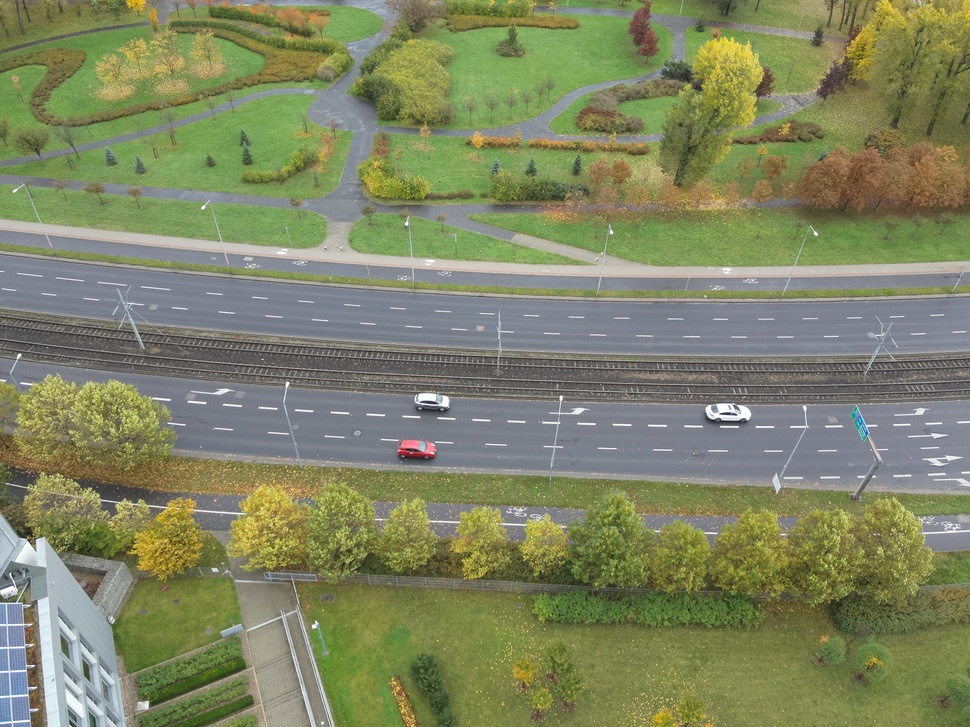
#> input picture DJI_20231031123737_0028_W.JPG, 970 x 727 px, shrunk from 2000 x 1500 before the run
$ jupyter execute project.ipynb   (older library calls are emulated)
#> lines starting #> are read from the running program, lines starting #| are printed output that depends on the picture; after the words box and inside, x2 and y2 are one past the last pixel; in counts of white or black regions, pixels touching at a corner belong together
# Project 1 - object removal

In this project we will try to remove moving objects from the series of images. Basically the task is to recognize regions of the images which are changing between the frames and replace them with static background. The final result should be one image containing only background elements.

## Imports

[cell 1]
import cv2
import numpy as np
import PIL
from PIL import Image

[cell 2]
def open(img):
    return cv2.dilate(cv2.erode(img, np.ones((4,4))), np.ones((4,4)))

def close(img, kernel_size):
    kernel = np.ones(kernel_size)
    return cv2.erode(cv2.dilate(img, kernel), kernel)

def dilate(img, kernel_size):
    kernel = np.ones(kernel_size)
    return cv2.dilate(img, kernel)

def erode(img, kernel_size):
    kernel = np.ones(kernel_size)
    return cv2.erode(img, kernel)

def proper_open(img):
    to_compare = close(open(close(img)))
    stack = np.stack((img, to_compare))
    return np.min(stack, axis=0)

def proper_close(img):
    to_compare = open(close(open(img)))
    stack = np.stack((img, to_compare))
    return np.max(stack, axis=0)

def automedian_filter(img):
    to_compare = proper_open(img)
    stack = np.stack((img, to_compare))
    return np.max(stack, axis=0)

[cell 3]
def imshow(img):
    img = img.clip(0, 255).astype("uint8")
    if img.ndim == 3:
        if img.shape[2] == 4:
            img = cv2.cvtColor(img, cv2.COLOR_BGRA2RGBA)
        else:
            img = cv2.cvtColor(img, cv2.COLOR_BGR2RGB)
    display(PIL.Image.fromarray(img))

The data we base our experiments on is a series of three images of street traffic here the task is obviously to remove the cars.

[cell 4]
img1 = cv2.imread('DJI_20231031123737_0028_W.JPG')
#> img1 is the input picture: shape (727, 970, 3); mean B, G, R 98.1, 133, 127.2
img2 = cv2.imread('DJI_20231031123813_0040_W.JPG')
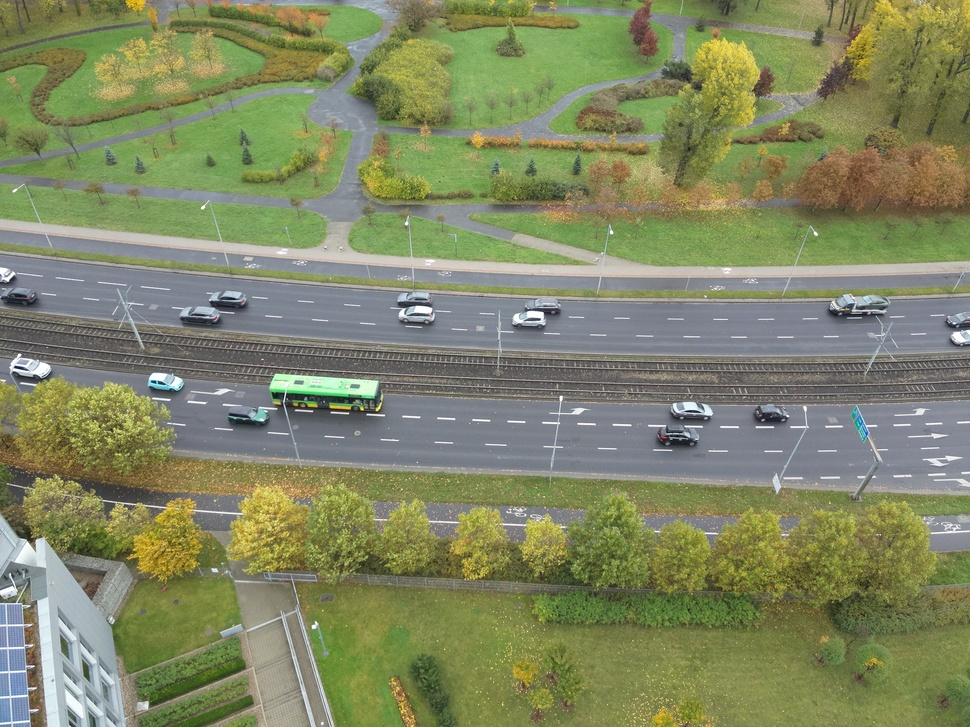
#> input picture DJI_20231031123813_0040_W.JPG, 970 x 727 px, shrunk from 2000 x 1500 before the run
#> img2 is the input picture: shape (727, 970, 3); mean B, G, R 99, 135.2, 128.7
img3 = cv2.imread('DJI_20231031123834_0047_W.JPG')
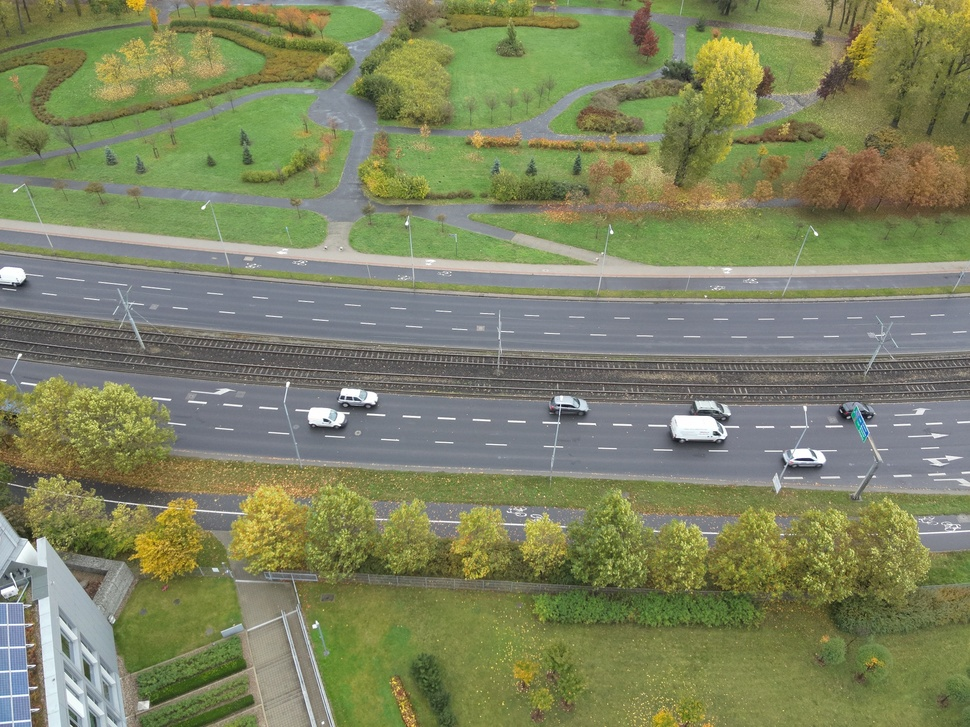
#> input picture DJI_20231031123834_0047_W.JPG, 970 x 727 px, shrunk from 2000 x 1500 before the run
#> img3 is the input picture: shape (727, 970, 3); mean B, G, R 97.3, 132.2, 126.3
print(img1.shape)
#| (727, 970, 3)
print(img2.shape)
#| (727, 970, 3)
print(img3.shape)
#| (727, 970, 3)
imshow(img1)
imshow(img2)
imshow(img3)

# Pixel average and median

First we will try the most basic approach: median and average filtering. The results are effects of conducting those basic operations on corresponding pixels from the three images.

We can see that the results of the average filter are rather poor. The cars from all the images are still visible but they are now partially transparent. If the number of the images to process was much higher the influence of the single image would probably be not as significant. But with only 3 the impact of each easily noticeable.

The median filter produced better results than the average. For most of the regions the cars were successfully removed however there were some problematic sections. Those sections are the parts of the image were two cars from different frames are located in the same position. Locating those regions on concrete images may be the key to solving the problem.

[cell 5]
stacked_img = np.stack((img1, img2, img3))
average_img = np.average(stacked_img, axis=0)
median_img = np.median(stacked_img, axis=0)
print("average:")
imshow(average_img)
print("median:")
imshow(median_img)

# Sobel

In this section we will try to locate the objects on the images using sobel filter. Based on the places were the edges are detected we will hopefully be able to locate the whole objects. Using that information it will be possible to create masks used to later filtering out the moving objects.

We can see that both the cars and surrounding objects: trees, buildings road etc were detected by the algorithm therefore the first task is to filter out only the cars.

First attempt was to remove other objects by using the minimal value among the three sobel pictures. By that way the places were the static objects are located should remain present while cars should be deleted because they will be replaced by the pixels with lower value from the image where there is no edge in that place. Such an image containing only the edges of the trees can be later subtracted from each of the sobel images leaving only the cars on it.

The image containing min sobel values indeed seems not to have any cars.

[cell 6]
img1_grayscale = cv2.cvtColor(img1, cv2.COLOR_BGR2GRAY)
img2_grayscale = cv2.cvtColor(img2, cv2.COLOR_BGR2GRAY)
img3_grayscale = cv2.cvtColor(img3, cv2.COLOR_BGR2GRAY)

img1_sobel = np.abs(cv2.Sobel(img1_grayscale, cv2.CV_64F, 1, 0, ksize=3))
img2_sobel = np.abs(cv2.Sobel(img2_grayscale, cv2.CV_64F, 1, 0, ksize=3))
img3_sobel = np.abs(cv2.Sobel(img3_grayscale, cv2.CV_64F, 1, 0, ksize=3))

stacked_sobel = np.stack((img1_sobel, img2_sobel, img3_sobel))
sobel_min = np.min(stacked_sobel, axis=0)
sobel_median = np.median(stacked_sobel, axis=0)

imshow(img1_sobel)
imshow(img2_sobel)
imshow(img3_sobel)
imshow(sobel_min)
imshow(sobel_median)

In order to cover the whole cars filtered sobel edge images needed to be additionally dilated.

[cell 7]
sobel_min[sobel_min < 2] = 0
#> sobel_min: shape (727, 970) float64; min 0, max 531, mean 19.1
reduced = img1_sobel - 5 * sobel_min
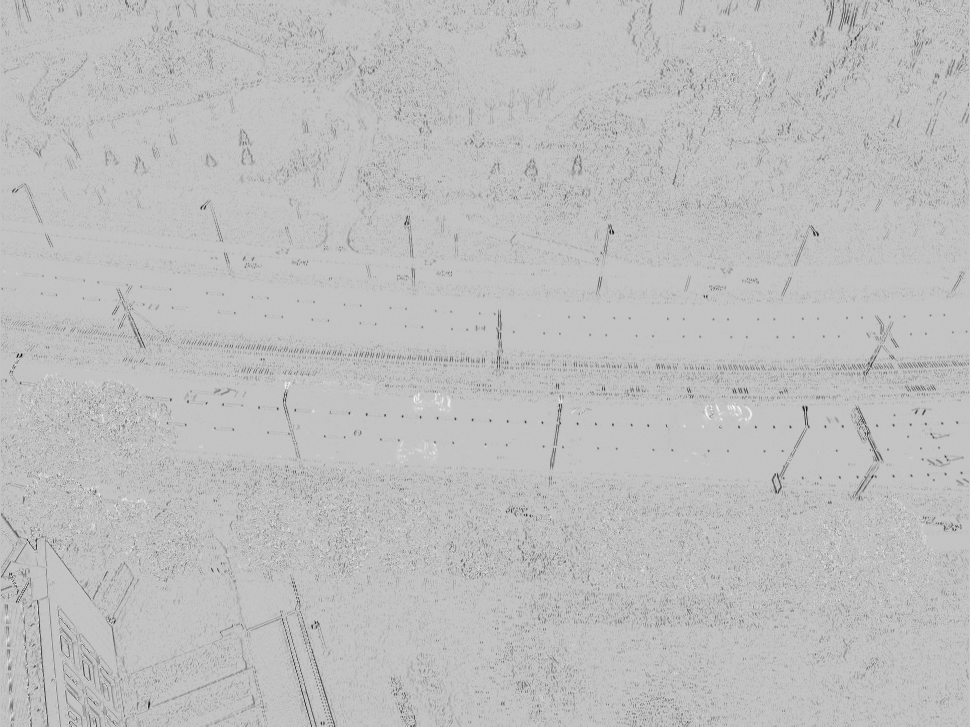
#> reduced: shape (727, 970) float64; min -2065, max 616, mean -63; drawn with min black and max white
open_result1 = (open(reduced))
#> in open, `return cv2.dilate(cv2.erode(img, np.ones((4,4))), np.ones((4,4)))`:
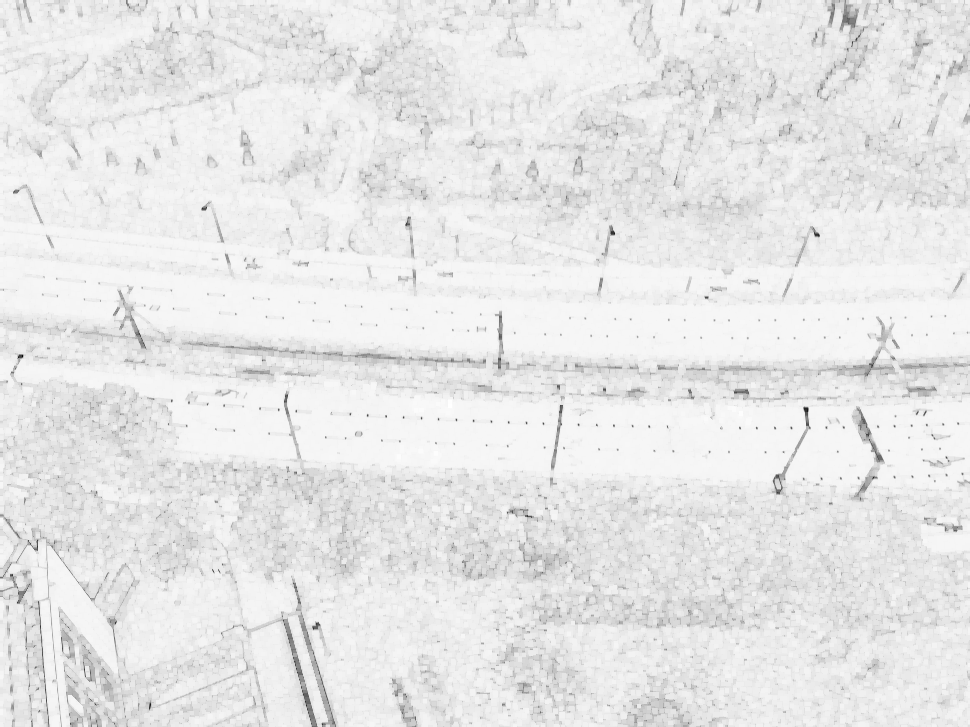
#> returned value: shape (727, 970) float64; min -2065, max 63, mean -129.9; drawn with min black and max white
binarized1 = (open_result1 > 0).astype(np.uint8) * 255
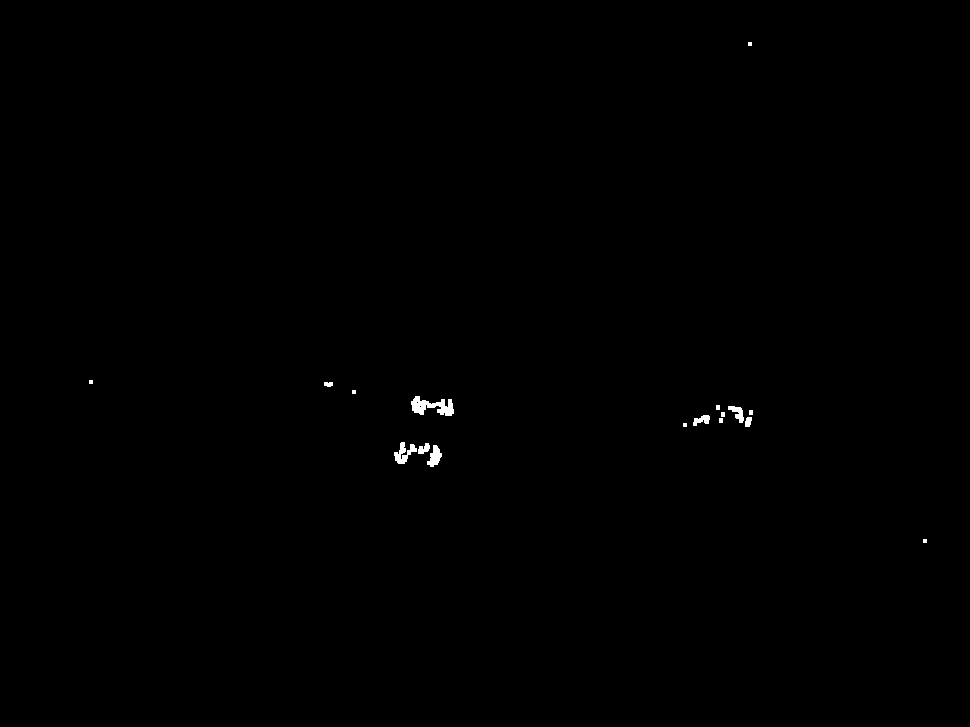
#> binarized1: shape (727, 970); 0.21% white; 17 white regions (5 under 20 px), largest, box (x1, y1, x2, y2) and area: (411, 396, 454, 416) 469, (394, 442, 417, 464) 242, (427, 445, 442, 467) 190

reduced = img2_sobel - 5 * sobel_min
open_result2 = (open(reduced))
binarized2 = (open_result2 > 0).astype(np.uint8) * 255
#> binarized2: shape (727, 970); 1% white; 70 white regions (12 under 20 px), largest, box (x1, y1, x2, y2) and area: (357, 387, 388, 414) 435, (824, 302, 860, 323) 420, (147, 377, 187, 398) 415

reduced = img3_sobel - 5 * sobel_min
open_result3 = (open(reduced))
binarized3 = (open_result3 > 0).astype(np.uint8) * 255
#> binarized3: shape (727, 970); 0.4% white; 33 white regions (8 under 20 px), largest, box (x1, y1, x2, y2) and area: (706, 405, 733, 450) 500, (307, 415, 339, 435) 334, (12, 277, 35, 289) 178

for i in range(3):
    binarized1 = cv2.dilate(binarized1, np.ones((20,20)))
    binarized2 = cv2.dilate(binarized2, np.ones((20,20)))
    binarized3 = cv2.dilate(binarized3, np.ones((20,20)))
#> binarized1: shape (727, 970); 5.6% white; 5 white regions, box (x1, y1, x2, y2) and area: (297, 355, 484, 497) 18790, (656, 378, 783, 457) 9487, (721, 15, 782, 76) 3721, (62, 353, 123, 414) 3721, (896, 512, 957, 573) 3721
#> binarized2: shape (727, 970); 17.9% white; 8 white regions, largest, box (x1, y1, x2, y2) and area: (120, 263, 475, 485) 56216, (559, 377, 821, 501) 22361, (797, 272, 970, 377) 14075
#> binarized3: shape (727, 970); 9.6% white; 7 white regions, largest, box (x1, y1, x2, y2) and area: (521, 374, 907, 501) 35164, (280, 361, 412, 465) 11730, (768, 258, 846, 359) 6518

for img, binarized in zip([img1, img2, img3], [binarized1, binarized2, binarized3]):
    imshow(img)
    imshow(binarized)
    stack = np.stack((img, np.repeat(binarized[:,: ,np.newaxis], 3, axis=2)))

    imshow(np.average(stack, axis=0))
#> this loop made 3 passes

Using minimal value and filtering it turned out not to meet the expectations. The cars were discovered but the most crucial parts of the image were marked on all three frames. It makes us unable to properly filter out the object in that regions. It is probably because sobel filter can also produce small values around the edges so during the calculation of the minimal value each image left some artifacts in the places were the cars are located.

[cell 8]
stack_binarized = np.stack((binarized1, binarized2, binarized3))
min_binarized = np.min(stack_binarized, axis=0)
#> min_binarized: shape (727, 970); 2.2% white; 3 white regions, box (x1, y1, x2, y2) and area: (656, 378, 783, 457) 8432, (297, 361, 412, 462) 7114, (297, 355, 324, 360) 135
imshow(min_binarized)
for img, binarized in zip([img1, img2, img3], [min_binarized, min_binarized, min_binarized]):
    stack = np.stack((img, np.repeat(binarized[:,: ,np.newaxis], 3, axis=2)))

    imshow(np.average(stack, axis=0))
#> this loop made 3 passes
#> pass 1, in imshow (call 21), `img = img.clip(0, 255).astype("uint8")`:
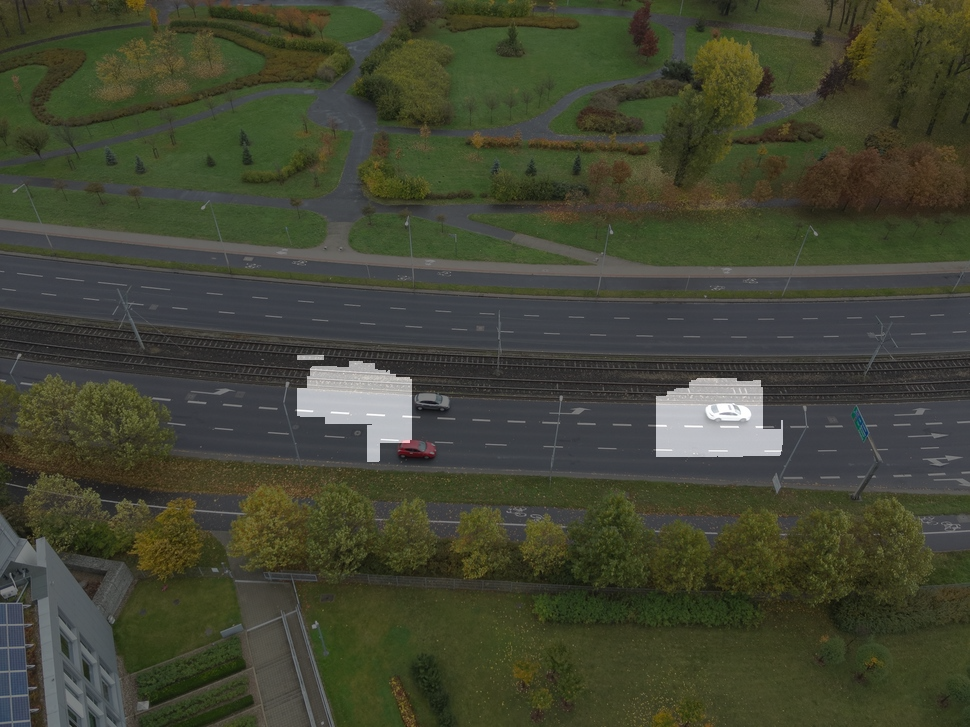
#> img: shape (727, 970, 3); mean of channels 0, 1, 2 51.6, 69.1, 66.2; drawn as B, G, R

A second approach was to use each of the fames both as a source of information and a mask for filtering out the information. We also used stronger dilation in filtering process. Each edge representation was removed from the other in order for only cars to remain. Filtered edge representations were then processed by the series of erosions and dilations to finally obtain the masks for the cars.

[cell 9]
sobel1_modified = (img1_sobel > 100).astype(np.uint8) * 255
sobel2_modified = (img2_sobel > 500).astype(np.uint8) * 255
sobel3_modified = (img3_sobel > 100).astype(np.uint8) * 255


kernel = np.ones((3, 3), dtype=np.uint8)
#> kernel = [[1, 1, 1], [1, 1, 1], [1, 1, 1]]

sobel1_modified = cv2.dilate(sobel1_modified, kernel)
sobel2_modified = cv2.dilate(sobel2_modified, kernel)
sobel3_modified = cv2.dilate(sobel3_modified, kernel)

imshow(sobel1_modified)
imshow(sobel2_modified)
imshow(sobel3_modified)

img1_sobel_copy = img1_sobel.copy()
img1_sobel_copy[sobel2_modified.astype(np.bool_)] = 0
img1_sobel_copy[sobel3_modified.astype(np.bool_)] = 0
img1_sobel_copy = (img1_sobel_copy > 255).astype(np.uint8) * 255

img2_sobel_copy = img2_sobel.copy()
img2_sobel_copy[sobel1_modified.astype(np.bool_)] = 0
img2_sobel_copy[sobel3_modified.astype(np.bool_)] = 0
img2_sobel_copy = (img2_sobel_copy > 230).astype(np.uint8) * 255


img3_sobel_copy = img3_sobel.copy()
img3_sobel_copy[sobel1_modified.astype(np.bool_)] = 0
img3_sobel_copy[sobel2_modified.astype(np.bool_)] = 0
img3_sobel_copy = (img3_sobel_copy > 200).astype(np.uint8) * 255

imshow(img1_sobel_copy)
imshow(img2_sobel_copy)
imshow(img3_sobel_copy)

if True:
    kernel = np.ones((2, 2), dtype=np.uint8)
#> kernel = [[1, 1], [1, 1]]

    img1_sobel_copy = cv2.dilate(img1_sobel_copy, kernel)
    img2_sobel_copy = cv2.dilate(img2_sobel_copy, kernel)
    img3_sobel_copy = cv2.dilate(img3_sobel_copy, kernel)

    kernel = np.ones((3, 3), dtype=np.uint8)
#> kernel = [[1, 1, 1], [1, 1, 1], [1, 1, 1]]

    img1_sobel_copy = cv2.erode(img1_sobel_copy, kernel)
    img2_sobel_copy = cv2.erode(img2_sobel_copy, kernel)
    img3_sobel_copy = cv2.erode(img3_sobel_copy, kernel)

    if True:
        kernel = np.ones((130, 130), dtype=np.uint8)

        img1_sobel_copy = cv2.dilate(img1_sobel_copy, kernel)


        kernel = np.ones((75, 75), dtype=np.uint8)
        img1_sobel_copy = cv2.erode(img1_sobel_copy, kernel)


        kernel = np.ones((100, 100), dtype=np.uint8)
        img2_sobel_copy = cv2.dilate(img2_sobel_copy, kernel)
        kernel = np.ones((45, 45), dtype=np.uint8)
        img2_sobel_copy = cv2.erode(img2_sobel_copy, kernel)
        kernel = np.ones((7, 7), dtype=np.uint8)
        img2_sobel_copy = cv2.erode(img2_sobel_copy, kernel)


        kernel = np.ones((20, 20), dtype=np.uint8)
        img3_sobel_copy = cv2.dilate(img3_sobel_copy, kernel)
        img3_sobel_copy = cv2.dilate(img3_sobel_copy, kernel)
        img3_sobel_copy = cv2.dilate(img3_sobel_copy, kernel)

        kernel = np.ones((20, 20), dtype=np.uint8)
        img3_sobel_copy = cv2.dilate(img3_sobel_copy, kernel)


        kernel = np.ones((40, 40), dtype=np.uint8)
        img3_sobel_copy = cv2.erode(img3_sobel_copy, kernel)

        kernel = np.ones((10, 10), dtype=np.uint8)
        img3_sobel_copy = cv2.erode(img3_sobel_copy, kernel)


for img, binarized in zip([img1, img2, img3], [img1_sobel_copy, img2_sobel_copy, img3_sobel_copy]):
    stack = np.stack((img, np.repeat(binarized[:,: ,np.newaxis], 3, axis=2)))

    imshow(np.average(stack, axis=0))

This time the final result is much better. Most of the places were properly marked only on the images with the cars in those places. Some of noise and other objects were marked as well but no such discoveries overlap on all three images. The problem is only one small region which contains cars in some of its part in all three regions. The region was marked on all three frames therefore filtering for it still can not be done.

[cell 10]
mask_min = np.stack((img1_sobel_copy, img2_sobel_copy, img3_sobel_copy))
mask_min = np.min(mask_min, axis=0)

for img, binarized in zip([img1, img2, img3], [mask_min, mask_min, mask_min]):
    stack = np.stack((img, np.repeat(binarized[:,: ,np.newaxis], 3, axis=2)))

    imshow(np.average(stack, axis=0))
